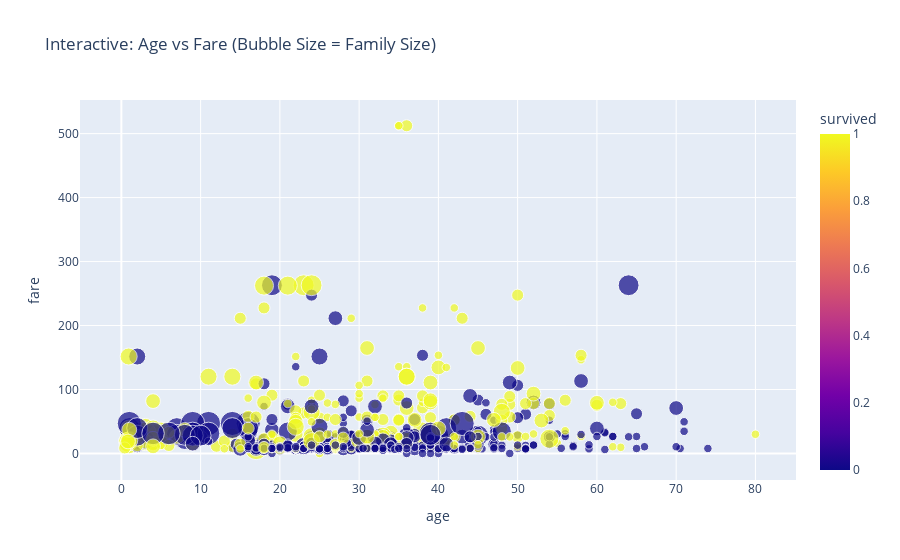

Notebook code for this chart:
### Markdown cell above
# 7.2 Age vs Fare (Bubble = Family Size)

### Code cell
fig2 = px.scatter(df, x="age", y="fare", color="survived",
                  size="family_size", hover_data=["class","sex"],
                  title="Interactive: Age vs Fare (Bubble Size = Family Size)")
fig2.show()

### Figure 1 — Plotly figure (JSON) as saved in the notebook; plotly's stock layout.template omitted (floating-point values rounded to 4 significant figures; data arrays with more than 128 entries replaced by an {"elided": "..."} marker saying what was removed)
{"data": [{"customdata": {"elided": "891x2 str values"}, "hovertemplate": "age=%{x}<br>fare=%{y}<br>family_size=%{marker.size}<br>class=%{customdata[0]}<br>sex=%{customdata[1]}<br>survived=%{marker.color}<extra></extra>", "legendgroup": "", "marker": {"color": {"elided": "891 int values"}, "coloraxis": "coloraxis", "size": {"elided": "891 int values"}, "sizemode": "area", "sizeref": 0.0275, "symbol": "circle"}, "mode": "markers", "name": "", "orientation": "v", "showlegend": false, "type": "scatter", "x": {"elided": "891 float values"}, "xaxis": "x", "y": {"elided": "891 float values"}, "yaxis": "y"}], "layout": {"autosize": true, "coloraxis": {"colorbar": {"title": {"text": "survived"}}, "colorscale": [[0, "#0d0887"], [0.1111, "#46039f"], [0.2222, "#7201a8"], [0.3333, "#9c179e"], [0.4444, "#bd3786"], [0.5556, "#d8576b"], [0.6667, "#ed7953"], [0.7778, "#fb9f3a"], [0.8889, "#fdca26"], [1, "#f0f921"]]}, "legend": {"itemsizing": "constant", "tracegroupgap": 0}, "title": {"text": "Interactive: Age vs Fare (Bubble Size = Family Size)"}, "xaxis": {"anchor": "y", "autorange": true, "domain": [0, 1], "range": [-4.791, 84.95], "title": {"text": "age"}, "type": "linear"}, "yaxis": {"anchor": "x", "autorange": true, "domain": [0, 1], "range": [-68.5, 568.0], "title": {"text": "fare"}, "type": "linear"}}}
